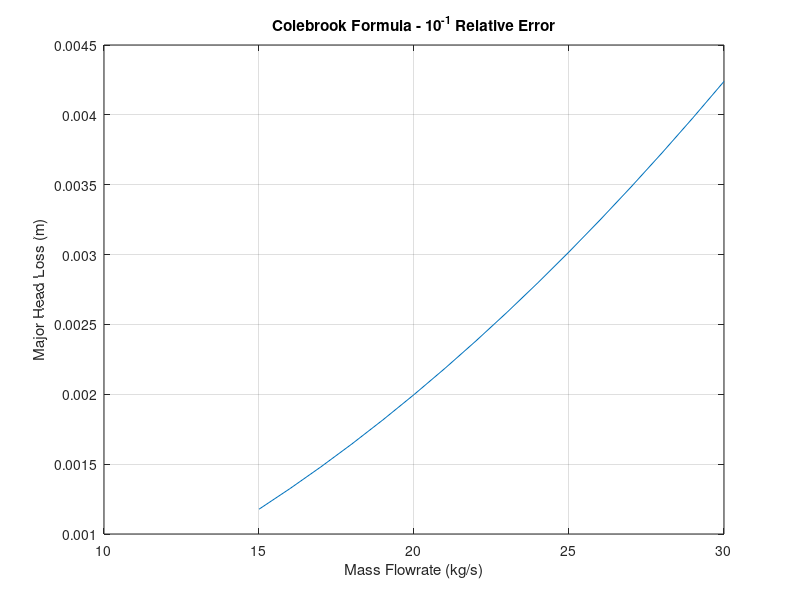
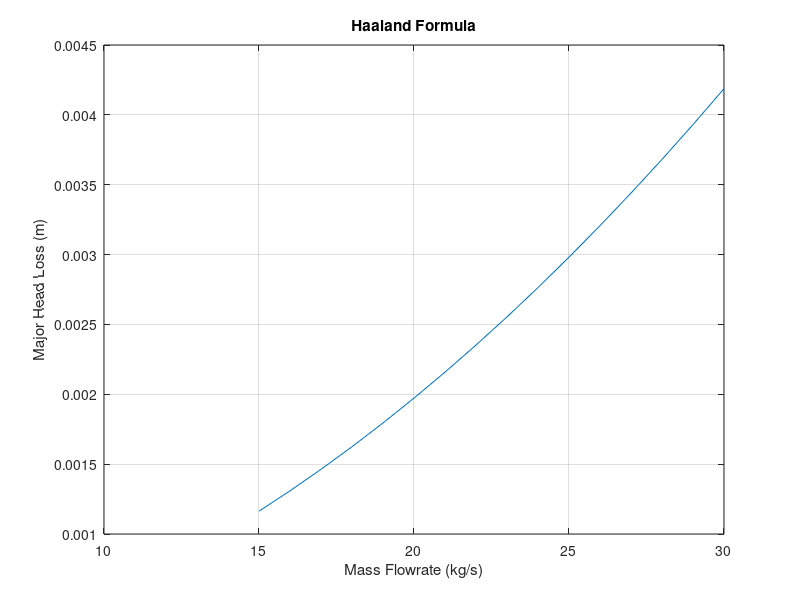
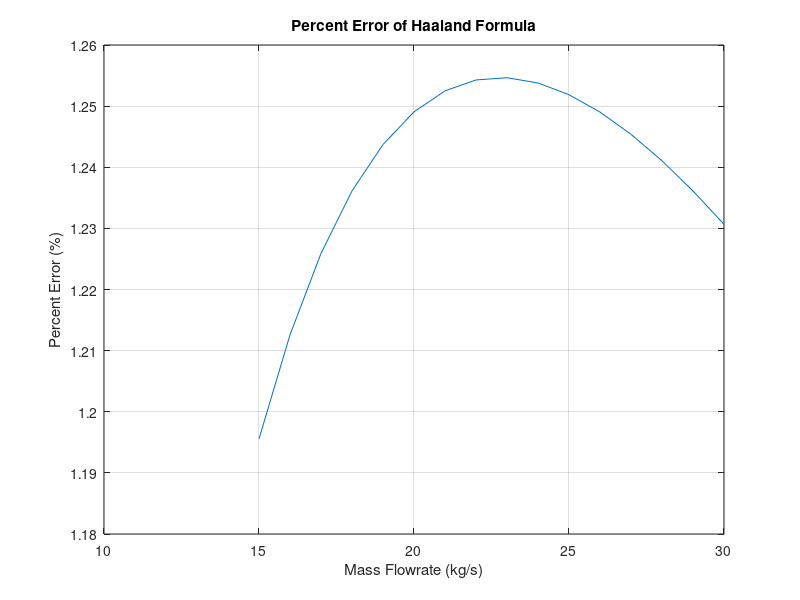

The MATLAB script that drew these images, in order:
clc
clear all
tic
%From textbook
density=995.7; %kg/m^3-water @ 30C (Table B.2)
viscosity=7.975*10^-4; %kg/m.s-water @ 30C (Table B.2)
roughness=0.15; %mm-galvanized iron (Table 8.1)
%----
%From question
L=30; %m-pipe length
D=40*10^-2; %m-pipe diameter
area=pi*D^2*0.25; %m^2-pipe cross-section
%----
%Solution (a)
k=1;
for m=15:1:30 %kg/s-mass flowrate
 V=m/(density*area); %m/s
 Re=density*V*D/viscosity; %>4000 --> Turbulent Flow
 rel=roughness*10^-3/D; %relative roughness
 f_old=1;
 for i=1:10^6
 a=-2*log10(rel/3.7+2.51/(Re*sqrt(f_old)));
 f_new=(1/a)^2;
 error=abs(f_new-f_old)/f_new;
 if error<10^-1
 f=f_new;
 break
 else
 f_old=f_new;
 end
 end
 h_L_a(k)=f*(L/D)*(V^2/(2*9.81)); %m
 mass_a(k)=m; %kg/s
 k=k+1;
end
figure
plot(mass_a,h_L_a)
grid on
xlabel('Mass Flowrate (kg/s)')
ylabel('Major Head Loss (m)')
title('Colebrook Formula - 10^-^1 Relative Error')
%----
%Solution (b)
k=1;
for m=15:1:30 %kg/s-mass flowrate
 V=m/(density*area); %m/s
 Re=density*V*D/viscosity; %>4000 --> Turbulent Flow
 rel=roughness*10^-3/D; %relative roughness
 a=-1.8*log10((rel/3.7)^1.11+6.9/Re);
 f=(1/a)^2;
 h_L_b(k)=f*(L/D)*(V^2/(2*9.81)); %m
 mass_b(k)=m; %kg/s
 k=k+1;
end

figure
plot(mass_b,h_L_b)
grid on
xlabel('Mass Flowrate (kg/s)')
ylabel('Major Head Loss (m)')
title('Haaland Formula')
%----
%Solution (c)
diff=100*(h_L_a-h_L_b)./h_L_a;
figure
plot(mass_b,diff)
grid on
xlabel('Mass Flowrate (kg/s)')
ylabel('Percent Error (%)')
title('Percent Error of Haaland Formula')
toc
